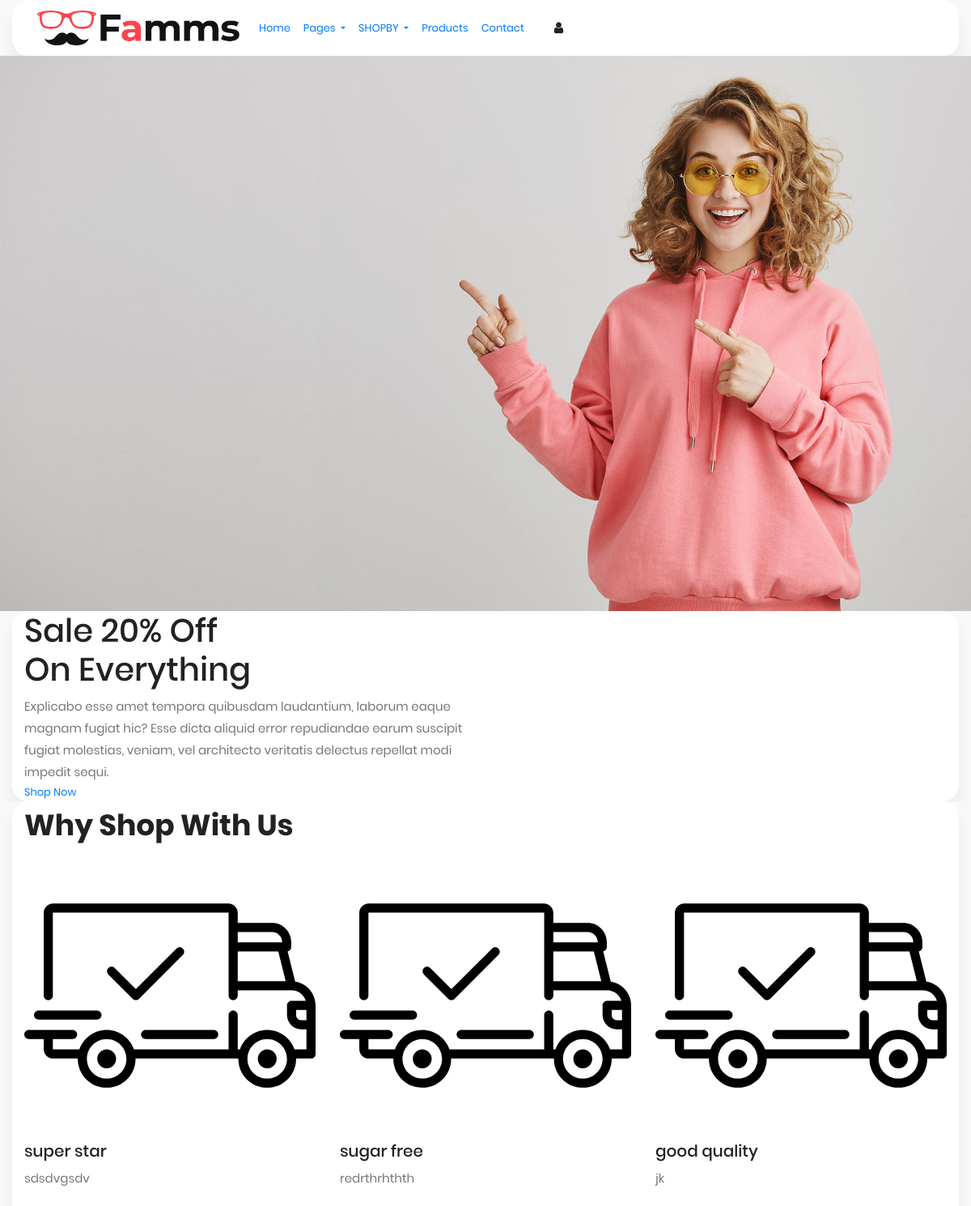
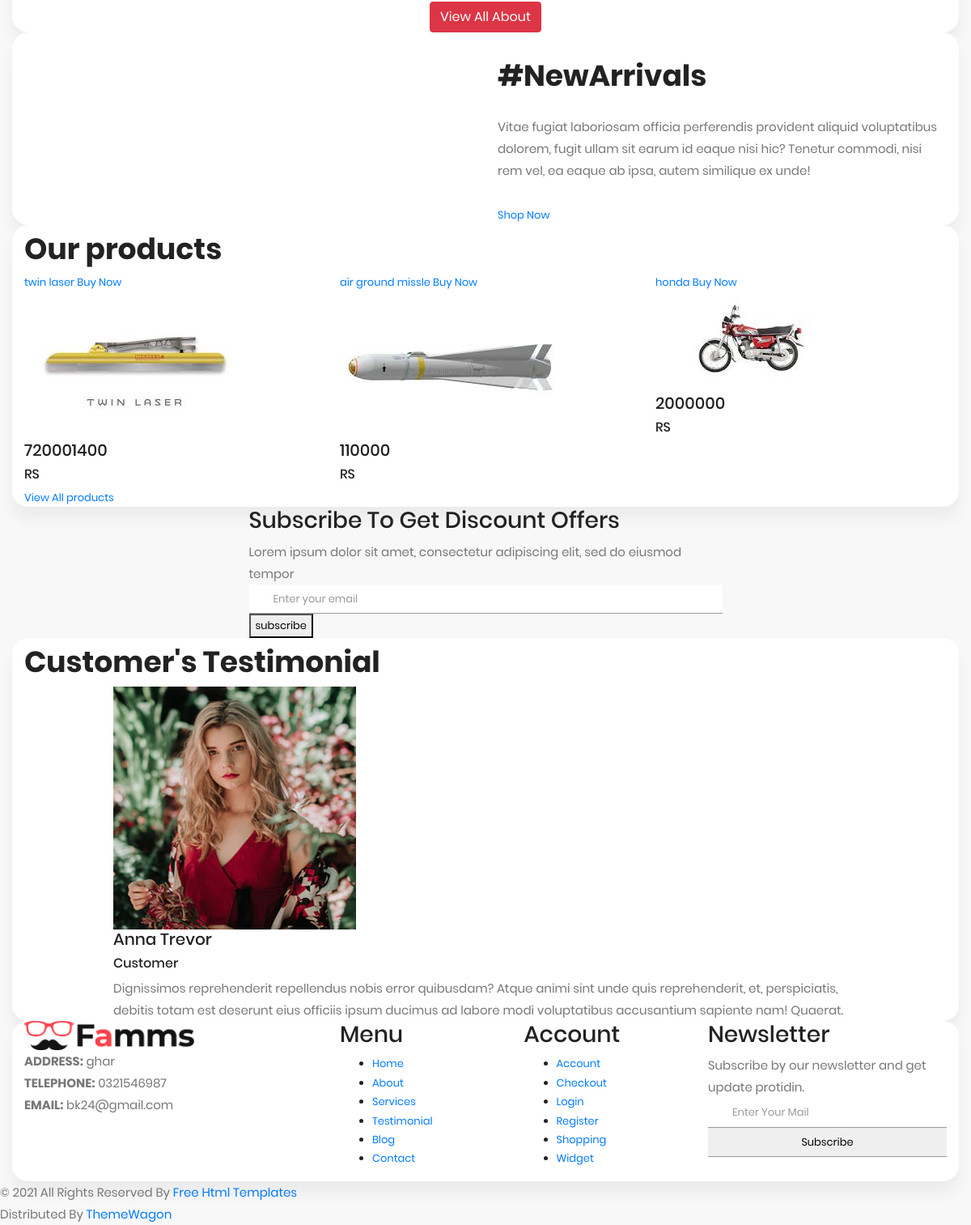
/template (signed in), run on the app's committed database (2 pictures, top to bottom).
### tables this page shows
CREATE TABLE `tbl_about` (
  `id` int(11) NOT NULL,
  `name` varchar(50) NOT NULL,
  `description` text NOT NULL
);

CREATE TABLE `table_products` (
  `product_id` int(11) NOT NULL,
  `product_name` varchar(50) NOT NULL,
  `product_price` bigint(50) NOT NULL,
  `product_quantity` tinyint(50) NOT NULL,
  `product_catogary` int(11) NOT NULL,
  `product_image` varchar(300) NOT NULL
);

CREATE TABLE `information` (
  `id` int(11) NOT NULL,
  `addresss` varchar(50) NOT NULL,
  `phnm` varchar(50) NOT NULL,
  `email` varchar(50) NOT NULL
);

### template/index.php (the view, shortened to what this page needs)
<!DOCTYPE html>
<html lang="en">
<head>
</head>
<body>
<?php
      include('header.php');
      ?>
<section class="slider_section ">
            <div class="slider_bg_box">
               <img src="images/slider-bg.jpg" alt="">
            </div>
            <div id="customCarousel1" class="carousel slide" data-ride="carousel">
               <div class="carousel-inner">
                  <div class="carousel-item active">
                     <div class="container ">
                        <div class="row">
                           <div class="col-md-7 col-lg-6 ">
                              <div class="detail-box">
                                 <h1>
                                    <span>
                                    Sale 20% Off
                                    </span>
                                    <br>
                                    On Everything
                                 </h1>
                                 <p>
                                    Explicabo esse amet tempora quibusdam laudantium, laborum eaque magnam fugiat hic? Esse dicta aliquid error repudiandae earum suscipit fugiat molestias, veniam, vel architecto veritatis delectus repellat modi impedit sequi.
                                 </p>
                                 <div class="btn-box">
                                    <a href="" class="btn1">
                                    Shop Now
                                    </a>
                                 </div>
                              </div>
                           </div>
                        </div>
                     </div>
                  </div>
               </div>
               <div class="container">
                  <ol class="carousel-indicators">
                     <li data-target="#customCarousel1" data-slide-to="0" class="active"></li>
                     <li data-target="#customCarousel1" data-slide-to="1"></li>
                     <li data-target="#customCarousel1" data-slide-to="2"></li>
                  </ol>
               </div>
            </div>
         </section>
      <section class="why_section layout_padding">
         <div class="container">
            <div class="heading_container heading_center">
               <h2>
                  Why Shop With Us
               </h2>
            </div>
            <div class="row">
               <?php
               $fetchab = "SELECT * FROM `tbl_about` order by name desc limit 3";
               $run_ab = mysqli_query($conn,$fetchab);
               $check_ab = mysqli_num_rows($run_ab);
               if ($check_ab > 0) {
                  while($s = mysqli_fetch_array($run_ab)){ ?>
                     <div class="col-md-4">
                     <div class="box ">
                        <div class="img-box">
                        </div>
                        <div class="detail-box">
                           <h5>
                              <?php echo $s[1];   ?>
                           </h5>
                           <p>
                           <?php echo $s[2];   ?>
                           </p>
                        </div>
                     </div>
                  </div>
             <?php       }
               } else {
                  echo "kuch bhi nh hai";
               }
               ?>
            </div>
            <br>
            <div class="btn-box">
               <center>
               <form action="" method="get">
               <button class="btn btn-danger" type="submit" name="about">
                View All About</button>
               </form>
               </center>
            </div>
         </div>
      </section>
      <section class="arrival_section">
         <div class="container">
            <div class="box">
               <div class="arrival_bg_box">
               </div>
               <div class="row">
                  <div class="col-md-6 ml-auto">
                     <div class="heading_container remove_line_bt">
                        <h2>
                           #NewArrivals
                        </h2>
                     </div>
                     <p style="margin-top: 20px;margin-bottom: 30px;">
                        Vitae fugiat laboriosam officia perferendis provident aliquid voluptatibus dolorem, fugit ullam sit earum id eaque nisi hic? Tenetur commodi, nisi rem vel, ea eaque ab ipsa, autem similique ex unde!
                     </p>
                     <a href="">
                     Shop Now
                     </a>
                  </div>
               </div>
            </div>
         </div>
      </section>
      <section class="product_section layout_padding">
         <div class="container">
            <div class="heading_container heading_center">
               <h2>
                  Our <span>products</span>
               </h2>
            </div>
            <div class="row">
               <?php
                $fetch_product = "SELECT * FROM `table_products` order by product_id desc limit 6";
                $execute = mysqli_query($conn,$fetch_product);
                $check_product = mysqli_num_rows($execute);
                if($check_product > 0){
                  while($convert = mysqli_fetch_array($execute)){?>
                     <div class="col-sm-6 col-md-4 col-lg-4">
                     <div class="box">
                        <div class="option_container">
                           <div class="options">
                              <a href="" class="option1">
                              <?php echo $convert[1]; ?>
                              </a>
                              <a href="" class="option2">
                              Buy Now
                              </a>
                           </div>
                        </div>
                        <div class="img-box">
                           <img src=" <?php echo $convert[5]; ?>">
                        </div>
                        <div class="detail-box">
                           <h5>
                           <?php echo $convert[2]; ?>
                           </h5>
                           <h6>
                              RS
                           </h6>
                        </div>
                     </div>
                  </div>
                 <?php }
                }
                else{
                  echo "KUCH BHI NH HAI";
                }
                ?>
            </div>
            <div class="btn-box">
               <a href="product.php">
               View All products
               </a>
            </div>
         </div>
      </section>
      <section class="subscribe_section">
         <div class="container-fuild">
            <div class="box">
               <div class="row">
                  <div class="col-md-6 offset-md-3">
                     <div class="subscribe_form ">
                        <div class="heading_container heading_center">
                           <h3>Subscribe To Get Discount Offers</h3>
                        </div>
                        <p>Lorem ipsum dolor sit amet, consectetur adipiscing elit, sed do eiusmod tempor</p>
                        <form action="">
                           <input type="email" placeholder="Enter your email">
                           <button>
                           subscribe
                           </button>
                        </form>
                     </div>
                  </div>
               </div>
            </div>
         </div>
      </section>
      <section class="client_section layout_padding">
         <div class="container">
            <div class="heading_container heading_center">
               <h2>
                  Customer's Testimonial
               </h2>
            </div>
            <div id="carouselExample3Controls" class="carousel slide" data-ride="carousel">
               <div class="carousel-inner">
                  <div class="carousel-item active">
                     <div class="box col-lg-10 mx-auto">
                        <div class="img_container">
                           <div class="img-box">
                              <div class="img_box-inner">
                                 <img src="images/client.jpg" alt="">
                              </div>
                           </div>
                        </div>
                        <div class="detail-box">
                           <h5>
                              Anna Trevor
                           </h5>
                           <h6>
                              Customer
                           </h6>
                           <p>
                              Dignissimos reprehenderit repellendus nobis error quibusdam? Atque animi sint unde quis reprehenderit, et, perspiciatis, debitis totam est deserunt eius officiis ipsum ducimus ad labore modi voluptatibus accusantium sapiente nam! Quaerat.
                           </p>
                        </div>
                     </div>
                  </div>
               </div>
               <div class="carousel_btn_box">
                  <a class="carousel-control-prev" href="#carouselExample3Controls" role="button" data-slide="prev">
                  <i class="fa fa-long-arrow-left" aria-hidden="true"></i>
                  </a>
                  <a class="carousel-control-next" href="#carouselExample3Controls" role="button" data-slide="next">
                  <i class="fa fa-long-arrow-right" aria-hidden="true"></i>
                  </a>
               </div>
            </div>
         </div>
      </section>
      <?php
      include('footer.php');
      ?>
</body>
</html>

### template/footer.php (shortened to what this page needs)
<!DOCTYPE html>
<html lang="en">
<head>
</head>
<body>
<footer>
         <div class="container">
            <div class="row">
               <div class="col-md-4">
                   <div class="full">
                      <div class="logo_footer">
                        <a href="#"><img width="210" src="images/logo.png" alt="#" /></a>
                      </div>
                      <div class="information_f">
                        <?php
                        require_once("../config.php");
                         $insert_query = "SELECT * FROM `information`";
                         $execute = mysqli_query($conn,$insert_query);
                         $kitni_rows = mysqli_num_rows($execute);
                         if($kitni_rows > 0 ){
                           $k = mysqli_fetch_array($execute)
                           ?>
                        <p><strong>ADDRESS:</strong> <?php echo $k[1];?></p>
                        <p><strong>TELEPHONE:</strong> <?php echo $k[2]; ?></p>
                        <p><strong>EMAIL:</strong> <?php echo $k[3]; ?></p>
                        <?php }
                        ?>
                      </div>
                   </div>
               </div>
               <div class="col-md-8">
                  <div class="row">
                  <div class="col-md-7">
                     <div class="row">
                        <div class="col-md-6">
                     <div class="widget_menu">
                        <h3>Menu</h3>
                        <ul>
                           <li><a href="#">Home</a></li>
                           <li><a href="#">About</a></li>
                           <li><a href="#">Services</a></li>
                           <li><a href="#">Testimonial</a></li>
                           <li><a href="#">Blog</a></li>
                           <li><a href="#">Contact</a></li>
                        </ul>
                     </div>
                  </div>
                  <div class="col-md-6">
                     <div class="widget_menu">
                        <h3>Account</h3>
                        <ul>
                           <li><a href="#">Account</a></li>
                           <li><a href="#">Checkout</a></li>
                           <li><a href="#">Login</a></li>
                           <li><a href="#">Register</a></li>
                           <li><a href="#">Shopping</a></li>
                           <li><a href="#">Widget</a></li>
                        </ul>
                     </div>
                  </div>
                     </div>
                  </div>
                  <div class="col-md-5">
                     <div class="widget_menu">
                        <h3>Newsletter</h3>
                        <div class="information_f">
                          <p>Subscribe by our newsletter and get update protidin.</p>
                        </div>
                        <div class="form_sub">
                           <form>
                              <fieldset>
                                 <div class="field">
                                    <input type="email" placeholder="Enter Your Mail" name="email" />
                                    <input type="submit" value="Subscribe" />
                                 </div>
                              </fieldset>
                           </form>
                        </div>
                     </div>
                  </div>
                  </div>
               </div>
            </div>
         </div>
      </footer>
      <div class="cpy_">
         <p class="mx-auto">© 2021 All Rights Reserved By <a href="https://html.design/">Free Html Templates</a><br>
            Distributed By <a href="https://themewagon.com/" target="_blank">ThemeWagon</a>
         </p>
      </div>
</body>
</html>

### data on the page
tbl_about: name "super star", description "sdsdvgsdv"
tbl_about: name "sugar free", description "redrthrhthth"
tbl_about: name "good quality", description "jk"
table_products: product_name "twin laser", product_image (picture), product_price "720001400"
table_products: product_name "air ground missle", product_image (picture), product_price "110000"
table_products: product_name "honda", product_image (picture), product_price "2000000"
information: addresss "ghar", phnm "0321546987", email "bk24@gmail.com"
